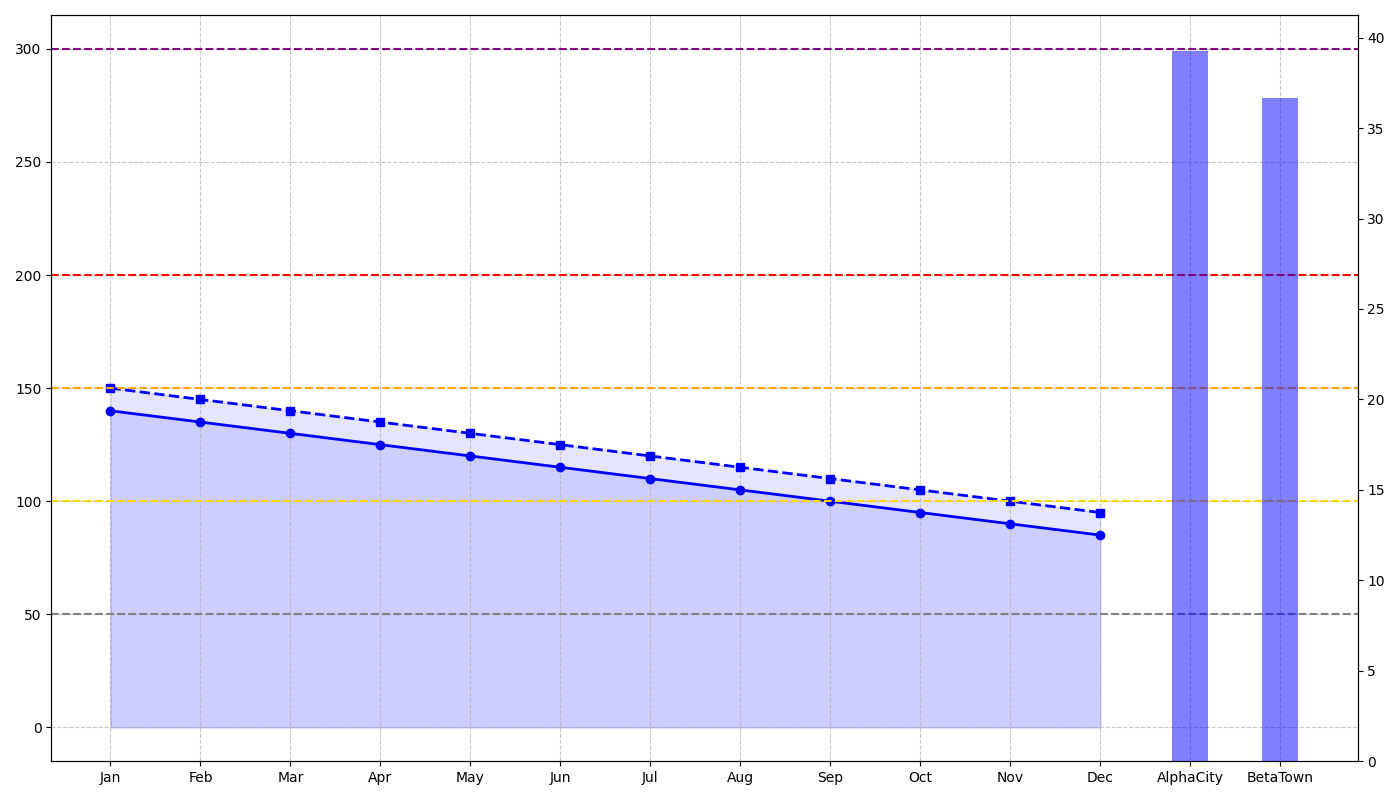

Source code (Python):
import matplotlib.pyplot as plt
import numpy as np

months = np.array([
    'Jan', 'Feb', 'Mar', 'Apr', 'May', 'Jun', 
    'Jul', 'Aug', 'Sep', 'Oct', 'Nov', 'Dec'
])

alpha_city_aqi = np.array([140, 135, 130, 125, 120, 115, 110, 105, 100, 95, 90, 85])
beta_town_aqi = np.array([150, 145, 140, 135, 130, 125, 120, 115, 110, 105, 100, 95])

fig, ax1 = plt.subplots(figsize=(14, 8))

ax1.plot(months, alpha_city_aqi, label='AlphaCity', color='blue', marker='o', linestyle='-', linewidth=2)
ax1.plot(months, beta_town_aqi, label='BetaTown', color='blue', marker='s', linestyle='--', linewidth=2)

ax1.fill_between(months, alpha_city_aqi, color='blue', alpha=0.1)
ax1.fill_between(months, beta_town_aqi, color='blue', alpha=0.1)

# Removed textual elements such as title, labels, and annotations

ax1.axhline(y=50, color='grey', linewidth=1.5, linestyle='--')
ax1.axhline(y=100, color='gold', linewidth=1.5, linestyle='--')
ax1.axhline(y=150, color='orange', linewidth=1.5, linestyle='--')
ax1.axhline(y=200, color='red', linewidth=1.5, linestyle='--')
ax1.axhline(y=300, color='purple', linewidth=1.5, linestyle='--')

ax1.grid(True, linestyle='--', alpha=0.7)

# Removing annotation captions
# for city, aqi in [('AlphaCity', alpha_city_aqi), ('BetaTown', beta_town_aqi)]:
#     max_aqi = aqi.max()
#     min_aqi = aqi.min()
#     ax1.annotate(f"High: {max_aqi}", 
#                  (months[aqi.argmax()], max_aqi), 
#                  textcoords="offset points", xytext=(-30, 10), fontsize=10, color='blue')
#     ax1.annotate(f"Low: {min_aqi}", 
#                  (months[aqi.argmin()], min_aqi), 
#                  textcoords="offset points", xytext=(-30, -20), fontsize=10, color='blue')

ax2 = ax1.twinx()
alpha_improvement = (alpha_city_aqi[0] - alpha_city_aqi[-1]) / alpha_city_aqi[0] * 100
beta_improvement = (beta_town_aqi[0] - beta_town_aqi[-1]) / beta_town_aqi[0] * 100

improvements = np.array([alpha_improvement, beta_improvement])
cities = ['AlphaCity', 'BetaTown']
ax2.bar(cities, improvements, color='blue', alpha=0.5, width=0.4, label='Improvement %')
# Removed textual elements such as labels

# Removed legends
# ax1.legend(loc='upper left', fontsize=12)
# ax2.legend(loc='upper right', fontsize=12)

plt.tight_layout()
plt.show()
